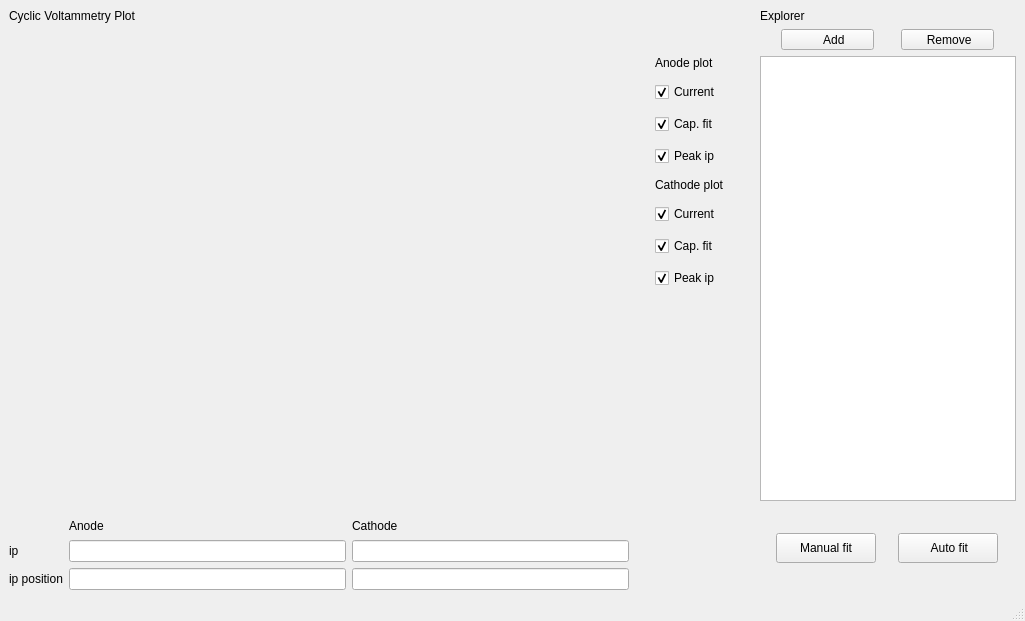
<?xml version="1.0" encoding="UTF-8"?>
<ui version="4.0">
 <class>MainWindow</class>
 <widget class="QMainWindow" name="MainWindow">
  <property name="geometry">
   <rect>
    <x>0</x>
    <y>0</y>
    <width>1025</width>
    <height>621</height>
   </rect>
  </property>
  <property name="sizePolicy">
   <sizepolicy hsizetype="Expanding" vsizetype="Expanding">
    <horstretch>0</horstretch>
    <verstretch>0</verstretch>
   </sizepolicy>
  </property>
  <property name="windowTitle">
   <string>MainWindow</string>
  </property>
  <widget class="QWidget" name="centralwidget">
   <property name="sizePolicy">
    <sizepolicy hsizetype="Expanding" vsizetype="Expanding">
     <horstretch>0</horstretch>
     <verstretch>0</verstretch>
    </sizepolicy>
   </property>
   <property name="minimumSize">
    <size>
     <width>1025</width>
     <height>559</height>
    </size>
   </property>
   <layout class="QVBoxLayout" name="verticalLayout">
    <item>
     <layout class="QGridLayout" name="gridLayout">
      <property name="sizeConstraint">
       <enum>QLayout::SetMinimumSize</enum>
      </property>
      <property name="horizontalSpacing">
       <number>6</number>
      </property>
      <item row="0" column="2">
       <widget class="QLabel" name="CVExplorer">
        <property name="text">
         <string>Explorer</string>
        </property>
       </widget>
      </item>
      <item row="2" column="2">
       <widget class="CVTreeWidget" name="CVTreeWidget">
        <property name="sizePolicy">
         <sizepolicy hsizetype="Fixed" vsizetype="MinimumExpanding">
          <horstretch>0</horstretch>
          <verstretch>0</verstretch>
         </sizepolicy>
        </property>
        <property name="minimumSize">
         <size>
          <width>0</width>
          <height>0</height>
         </size>
        </property>
        <property name="headerHidden">
         <bool>true</bool>
        </property>
        <column>
         <property name="text">
          <string notr="true">1</string>
         </property>
        </column>
       </widget>
      </item>
      <item row="2" column="1">
       <spacer name="horizontalSpacer">
        <property name="orientation">
         <enum>Qt::Horizontal</enum>
        </property>
        <property name="sizeType">
         <enum>QSizePolicy::Fixed</enum>
        </property>
        <property name="sizeHint" stdset="0">
         <size>
          <width>20</width>
          <height>20</height>
         </size>
        </property>
       </spacer>
      </item>
      <item row="1" column="2">
       <layout class="QHBoxLayout" name="horizontalLayout">
        <item>
         <widget class="QToolButton" name="toolButton">
          <property name="sizePolicy">
           <sizepolicy hsizetype="Fixed" vsizetype="Fixed">
            <horstretch>0</horstretch>
            <verstretch>0</verstretch>
           </sizepolicy>
          </property>
          <property name="minimumSize">
           <size>
            <width>93</width>
            <height>0</height>
           </size>
          </property>
          <property name="text">
           <string>    Add</string>
          </property>
          <property name="icon">
           <iconset resource="icons.qrc">
            <normaloff>:/cvanalysis/icons/plus-square.svg</normaloff>:/cvanalysis/icons/plus-square.svg</iconset>
          </property>
          <property name="toolButtonStyle">
           <enum>Qt::ToolButtonTextBesideIcon</enum>
          </property>
         </widget>
        </item>
        <item>
         <widget class="QToolButton" name="toolButton_2">
          <property name="sizePolicy">
           <sizepolicy hsizetype="Fixed" vsizetype="Fixed">
            <horstretch>0</horstretch>
            <verstretch>0</verstretch>
           </sizepolicy>
          </property>
          <property name="minimumSize">
           <size>
            <width>93</width>
            <height>0</height>
           </size>
          </property>
          <property name="text">
           <string> Remove</string>
          </property>
          <property name="icon">
           <iconset resource="icons.qrc">
            <normaloff>:/cvanalysis/icons/minus-square.svg</normaloff>:/cvanalysis/icons/minus-square.svg</iconset>
          </property>
          <property name="toolButtonStyle">
           <enum>Qt::ToolButtonTextBesideIcon</enum>
          </property>
         </widget>
        </item>
       </layout>
      </item>
      <item row="0" column="0">
       <widget class="QLabel" name="MplCanvas_label">
        <property name="text">
         <string>Cyclic Voltammetry Plot</string>
        </property>
       </widget>
      </item>
      <item row="4" column="2">
       <layout class="QHBoxLayout" name="horizontalLayout_2">
        <item>
         <widget class="QToolButton" name="manual_fit_button">
          <property name="minimumSize">
           <size>
            <width>100</width>
            <height>30</height>
           </size>
          </property>
          <property name="text">
           <string>Manual fit</string>
          </property>
          <property name="icon">
           <iconset resource="icons.qrc">
            <normaloff>:/cvanalysis/icons/play.svg</normaloff>:/cvanalysis/icons/play.svg</iconset>
          </property>
          <property name="toolButtonStyle">
           <enum>Qt::ToolButtonTextBesideIcon</enum>
          </property>
         </widget>
        </item>
        <item>
         <widget class="QToolButton" name="automatic_fit_button">
          <property name="minimumSize">
           <size>
            <width>100</width>
            <height>30</height>
           </size>
          </property>
          <property name="text">
           <string> Auto fit</string>
          </property>
          <property name="icon">
           <iconset resource="icons.qrc">
            <normaloff>:/cvanalysis/icons/auto-flash.svg</normaloff>:/cvanalysis/icons/auto-flash.svg</iconset>
          </property>
          <property name="toolButtonStyle">
           <enum>Qt::ToolButtonTextBesideIcon</enum>
          </property>
          <property name="autoRaise">
           <bool>false</bool>
          </property>
         </widget>
        </item>
       </layout>
      </item>
      <item row="4" column="0">
       <layout class="QGridLayout" name="SCVAData_gridlayout">
        <property name="topMargin">
         <number>10</number>
        </property>
        <item row="0" column="2">
         <widget class="QLabel" name="cathode_label">
          <property name="sizePolicy">
           <sizepolicy hsizetype="MinimumExpanding" vsizetype="Fixed">
            <horstretch>0</horstretch>
            <verstretch>0</verstretch>
           </sizepolicy>
          </property>
          <property name="minimumSize">
           <size>
            <width>256</width>
            <height>17</height>
           </size>
          </property>
          <property name="maximumSize">
           <size>
            <width>16777215</width>
            <height>17</height>
           </size>
          </property>
          <property name="text">
           <string>Cathode</string>
          </property>
         </widget>
        </item>
        <item row="1" column="2">
         <widget class="QLineEdit" name="cathode_ip_value">
          <property name="readOnly">
           <bool>true</bool>
          </property>
         </widget>
        </item>
        <item row="0" column="1">
         <widget class="QLabel" name="anode_label">
          <property name="sizePolicy">
           <sizepolicy hsizetype="MinimumExpanding" vsizetype="Fixed">
            <horstretch>0</horstretch>
            <verstretch>0</verstretch>
           </sizepolicy>
          </property>
          <property name="minimumSize">
           <size>
            <width>256</width>
            <height>17</height>
           </size>
          </property>
          <property name="maximumSize">
           <size>
            <width>16777215</width>
            <height>17</height>
           </size>
          </property>
          <property name="text">
           <string>Anode</string>
          </property>
         </widget>
        </item>
        <item row="3" column="2">
         <widget class="QLineEdit" name="cathode_ippos_value">
          <property name="text">
           <string/>
          </property>
          <property name="readOnly">
           <bool>true</bool>
          </property>
         </widget>
        </item>
        <item row="1" column="0">
         <widget class="QLabel" name="anode_ip_label">
          <property name="text">
           <string>ip</string>
          </property>
         </widget>
        </item>
        <item row="1" column="1">
         <widget class="QLineEdit" name="anode_ip_value">
          <property name="text">
           <string/>
          </property>
          <property name="readOnly">
           <bool>true</bool>
          </property>
         </widget>
        </item>
        <item row="3" column="0">
         <widget class="QLabel" name="anode_ippos_label">
          <property name="text">
           <string>ip position</string>
          </property>
         </widget>
        </item>
        <item row="3" column="1">
         <widget class="QLineEdit" name="anode_ippos_value">
          <property name="readOnly">
           <bool>true</bool>
          </property>
         </widget>
        </item>
        <item row="1" column="3">
         <spacer name="horizontalSpacer_3">
          <property name="orientation">
           <enum>Qt::Horizontal</enum>
          </property>
          <property name="sizeType">
           <enum>QSizePolicy::Fixed</enum>
          </property>
          <property name="sizeHint" stdset="0">
           <size>
            <width>105</width>
            <height>20</height>
           </size>
          </property>
         </spacer>
        </item>
       </layout>
      </item>
      <item row="2" column="0">
       <layout class="QGridLayout" name="MplCanvas_layout">
        <item row="0" column="0">
         <widget class="MplCanvas" name="MplCanvas" native="true">
          <property name="enabled">
           <bool>true</bool>
          </property>
          <property name="sizePolicy">
           <sizepolicy hsizetype="MinimumExpanding" vsizetype="MinimumExpanding">
            <horstretch>0</horstretch>
            <verstretch>0</verstretch>
           </sizepolicy>
          </property>
          <property name="minimumSize">
           <size>
            <width>480</width>
            <height>440</height>
           </size>
          </property>
         </widget>
        </item>
        <item row="0" column="1">
         <layout class="QVBoxLayout" name="MplCanvasButtons_layout">
          <property name="spacing">
           <number>12</number>
          </property>
          <property name="sizeConstraint">
           <enum>QLayout::SetDefaultConstraint</enum>
          </property>
          <property name="topMargin">
           <number>0</number>
          </property>
          <property name="bottomMargin">
           <number>0</number>
          </property>
          <item>
           <widget class="QLabel" name="label">
            <property name="sizePolicy">
             <sizepolicy hsizetype="Preferred" vsizetype="Fixed">
              <horstretch>0</horstretch>
              <verstretch>0</verstretch>
             </sizepolicy>
            </property>
            <property name="maximumSize">
             <size>
              <width>16777215</width>
              <height>17</height>
             </size>
            </property>
            <property name="text">
             <string>Anode plot</string>
            </property>
           </widget>
          </item>
          <item>
           <widget class="QCheckBox" name="anode_current_checkbox">
            <property name="text">
             <string>Current</string>
            </property>
            <property name="checked">
             <bool>true</bool>
            </property>
           </widget>
          </item>
          <item>
           <widget class="QCheckBox" name="anode_capfit_checkbox">
            <property name="text">
             <string>Cap. fit</string>
            </property>
            <property name="checked">
             <bool>true</bool>
            </property>
           </widget>
          </item>
          <item>
           <widget class="QCheckBox" name="anode_ip_checkbox">
            <property name="text">
             <string>Peak ip</string>
            </property>
            <property name="checked">
             <bool>true</bool>
            </property>
           </widget>
          </item>
          <item>
           <widget class="QLabel" name="label_2">
            <property name="sizePolicy">
             <sizepolicy hsizetype="Preferred" vsizetype="Fixed">
              <horstretch>0</horstretch>
              <verstretch>0</verstretch>
             </sizepolicy>
            </property>
            <property name="maximumSize">
             <size>
              <width>16777215</width>
              <height>17</height>
             </size>
            </property>
            <property name="text">
             <string>Cathode plot</string>
            </property>
           </widget>
          </item>
          <item>
           <widget class="QCheckBox" name="cathode_current_checkbox">
            <property name="text">
             <string>Current</string>
            </property>
            <property name="checked">
             <bool>true</bool>
            </property>
           </widget>
          </item>
          <item>
           <widget class="QCheckBox" name="cathode_capfit_checkbox">
            <property name="text">
             <string>Cap. fit</string>
            </property>
            <property name="checked">
             <bool>true</bool>
            </property>
           </widget>
          </item>
          <item>
           <widget class="QCheckBox" name="cathode_ip_checkbox">
            <property name="text">
             <string>Peak ip</string>
            </property>
            <property name="checked">
             <bool>true</bool>
            </property>
           </widget>
          </item>
          <item>
           <spacer name="verticalSpacer">
            <property name="orientation">
             <enum>Qt::Vertical</enum>
            </property>
            <property name="sizeHint" stdset="0">
             <size>
              <width>20</width>
              <height>40</height>
             </size>
            </property>
           </spacer>
          </item>
         </layout>
        </item>
        <item row="0" column="2">
         <spacer name="horizontalSpacer_2">
          <property name="orientation">
           <enum>Qt::Horizontal</enum>
          </property>
          <property name="sizeType">
           <enum>QSizePolicy::Minimum</enum>
          </property>
          <property name="sizeHint" stdset="0">
           <size>
            <width>10</width>
            <height>20</height>
           </size>
          </property>
         </spacer>
        </item>
       </layout>
      </item>
     </layout>
    </item>
   </layout>
  </widget>
  <widget class="QMenuBar" name="menubar">
   <property name="geometry">
    <rect>
     <x>0</x>
     <y>0</y>
     <width>1025</width>
     <height>27</height>
    </rect>
   </property>
   <property name="sizePolicy">
    <sizepolicy hsizetype="MinimumExpanding" vsizetype="Minimum">
     <horstretch>0</horstretch>
     <verstretch>0</verstretch>
    </sizepolicy>
   </property>
  </widget>
  <widget class="QStatusBar" name="statusbar">
   <property name="sizePolicy">
    <sizepolicy hsizetype="Expanding" vsizetype="Minimum">
     <horstretch>0</horstretch>
     <verstretch>0</verstretch>
    </sizepolicy>
   </property>
  </widget>
 </widget>
 <customwidgets>
  <customwidget>
   <class>MplCanvas</class>
   <extends>QWidget</extends>
   <header>cvanalysis.gui/mplcanvas.h</header>
   <container>1</container>
  </customwidget>
  <customwidget>
   <class>CVTreeWidget</class>
   <extends>QTreeWidget</extends>
   <header>cvanalysis.gui/cvtreewidget.h</header>
  </customwidget>
 </customwidgets>
 <resources>
  <include location="icons.qrc"/>
 </resources>
 <connections/>
</ui>
